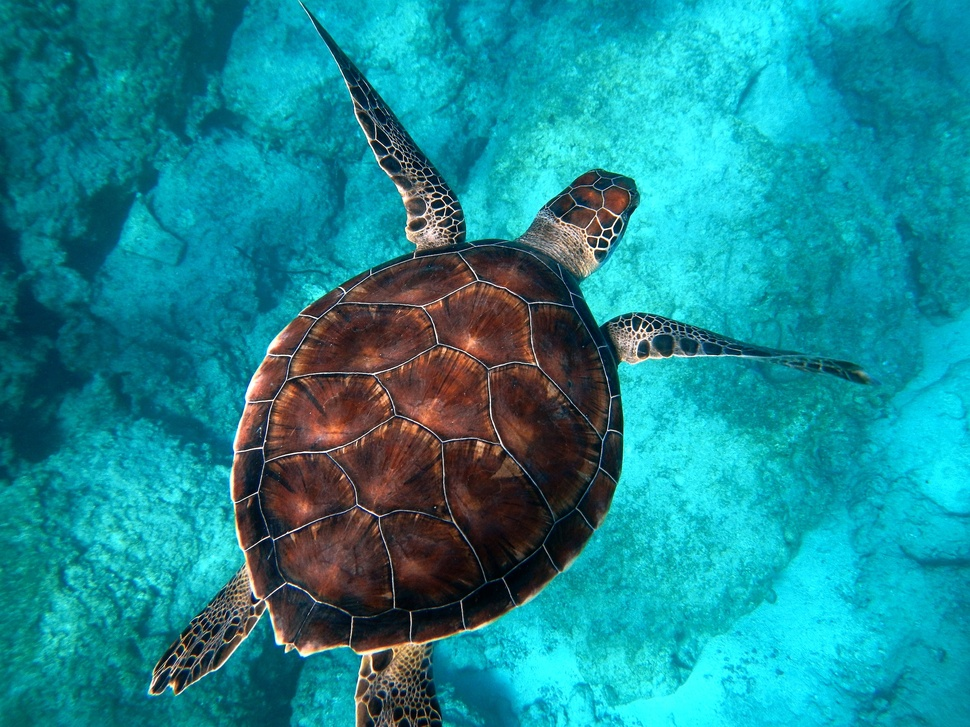
#> input picture Input/turtle.jpg, 970 x 727 px, shrunk from 2400 x 1800 before the run, found by its file name
$ jupyter execute Process.ipynb
#> lines starting #> are read from the running program, lines starting #| are printed output that depends on the picture
[cell 1]
import matplotlib.pyplot as plt
from skimage import io, color
from skimage.feature import canny
from skimage.filters import sobel

This ios some text

[cell 2]
image_path = 'input/turtle.jpg'
image = io.imread(image_path)
#> image is the input picture: shape (727, 970, 3); mean R, G, B 25.6, 137.8, 147.4

gray_image = color.rgb2gray(image)
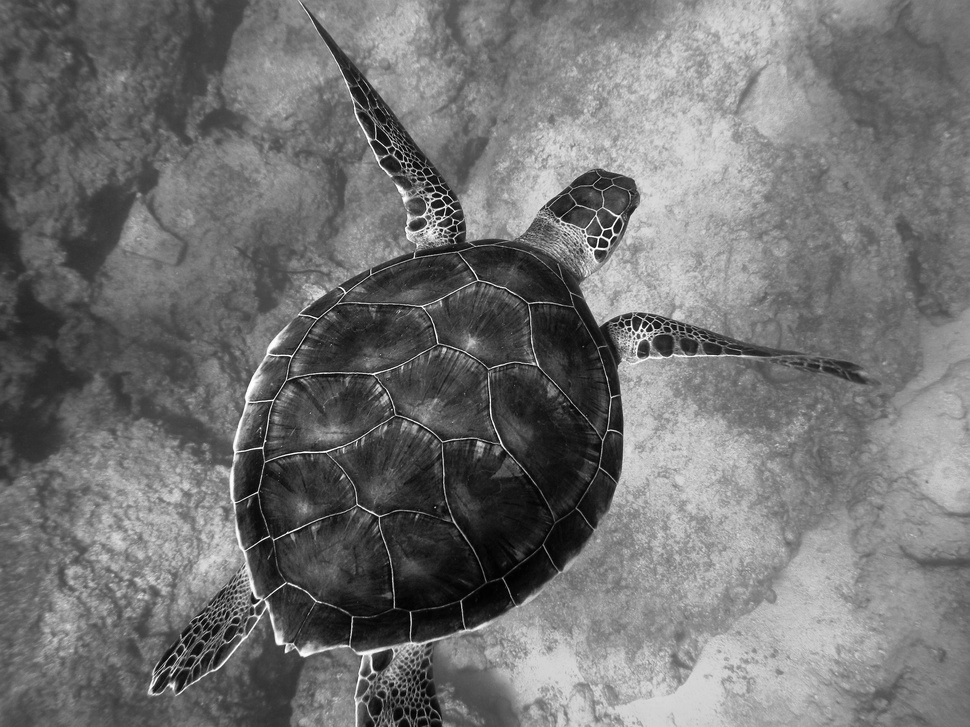
#> gray_image: shape (727, 970) float64; min 0.000833, max 0.999, mean 0.45
edges = canny(gray_image, sigma=2)  # Adjust sigma as needed for your image
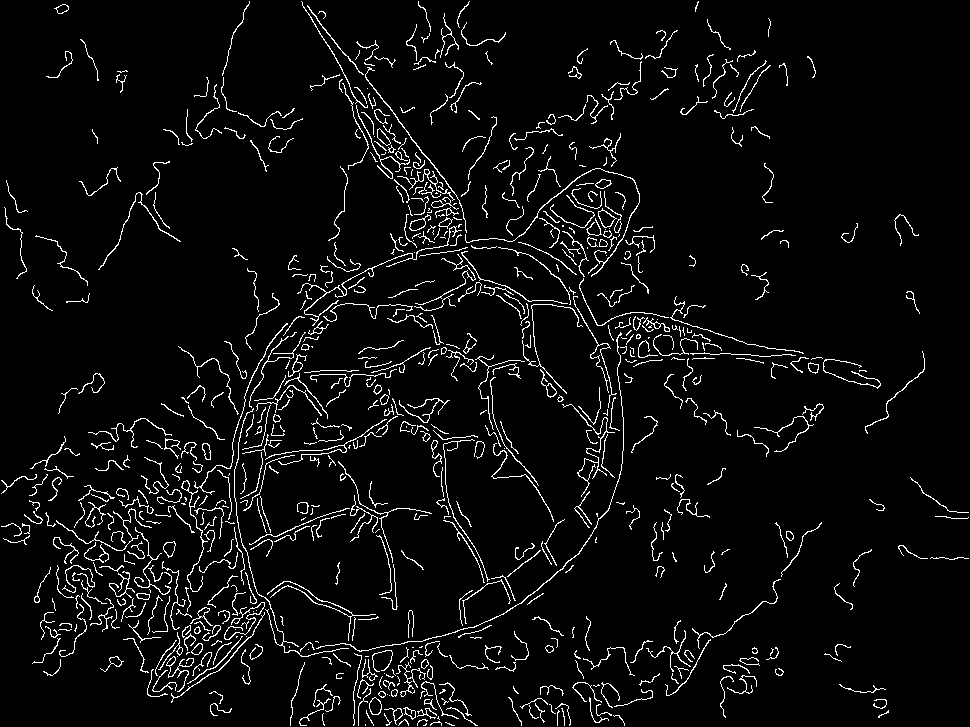
#> edges: shape (727, 970) bool; 4.9% white in thin lines or dots

plt.figure(figsize=(10, 5))

# Original image
plt.subplot(1, 2, 1)
plt.imshow(image)
plt.title('Original Image')
plt.axis('off')

# Edges
plt.subplot(1, 2, 2)
plt.imshow(edges, cmap='gray')
plt.title('Edges')
plt.axis('off')

plt.tight_layout()
plt.show()
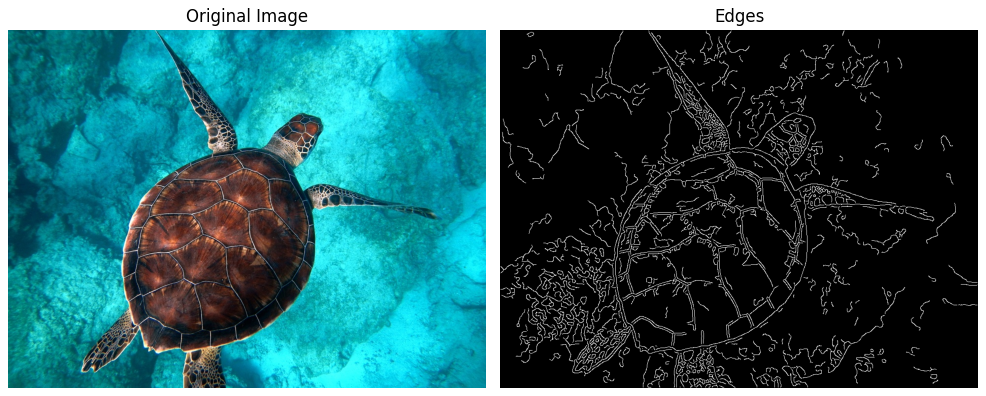
#> figure drawn by matplotlib, 2 panels

$ run again, with Input/lion.jpg copied over Input/turtle.jpg
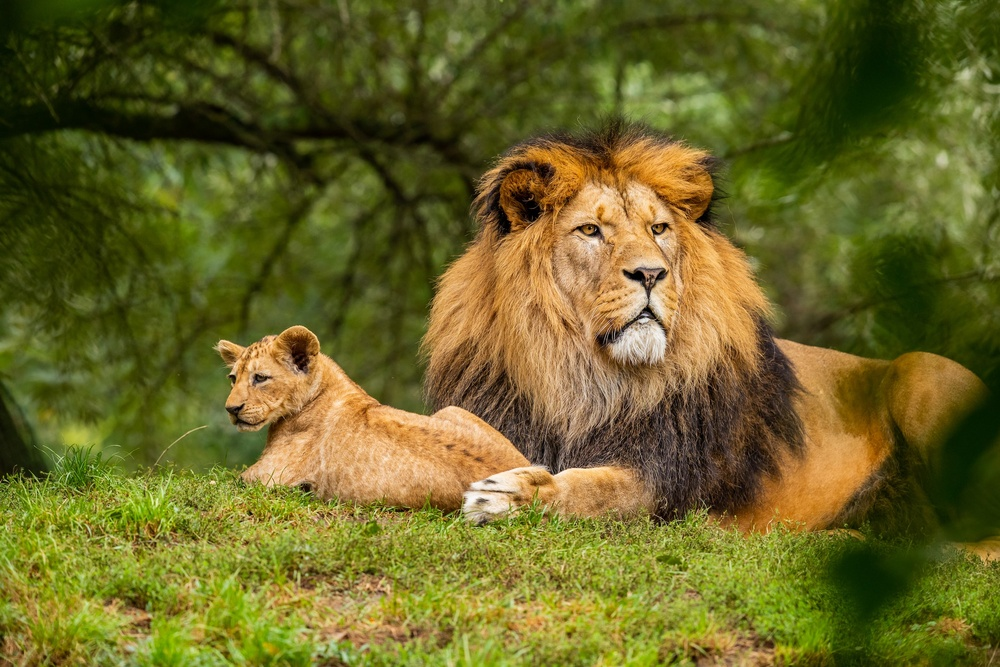
#> input picture Input/lion.jpg, 1000 x 667 px, shrunk from 2400 x 1600 before the run, found by its file name
#> image is the input picture: shape (667, 1000, 3); mean R, G, B 105.8, 101.4, 38.2
#> `edges = canny(gray_image, sigma=2)`:
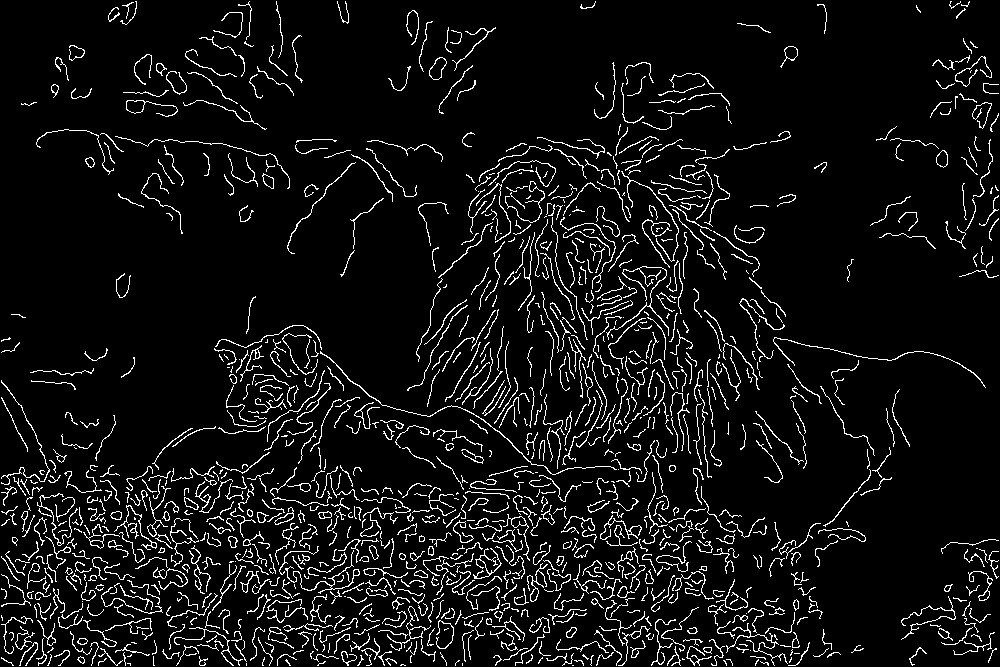
#> edges: shape (667, 1000) bool; 6.9% white in thin lines or dots
#> `plt.show()`:
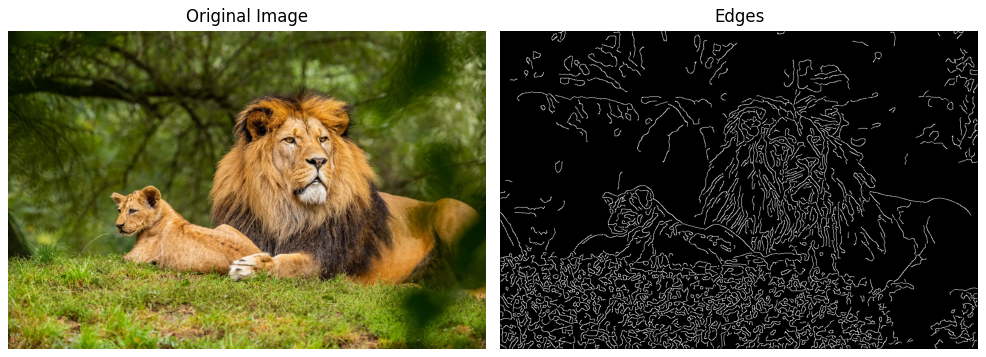
#> figure drawn by matplotlib, 2 panels
